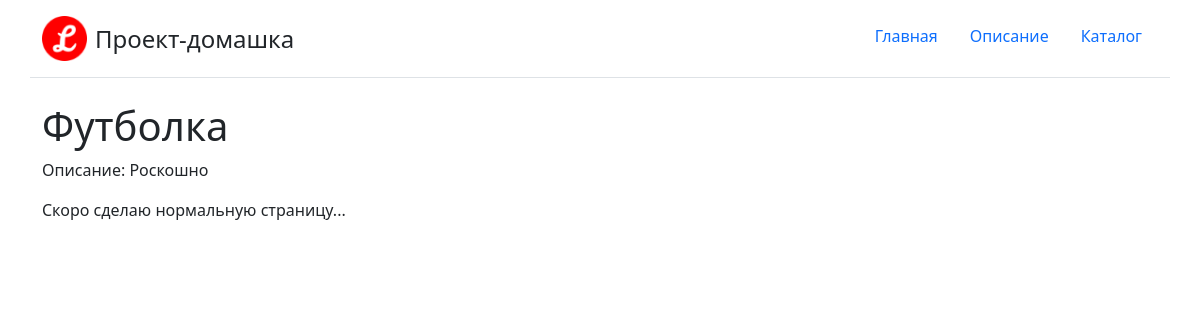
The page /catalog/2/ on the database as committed earlier.
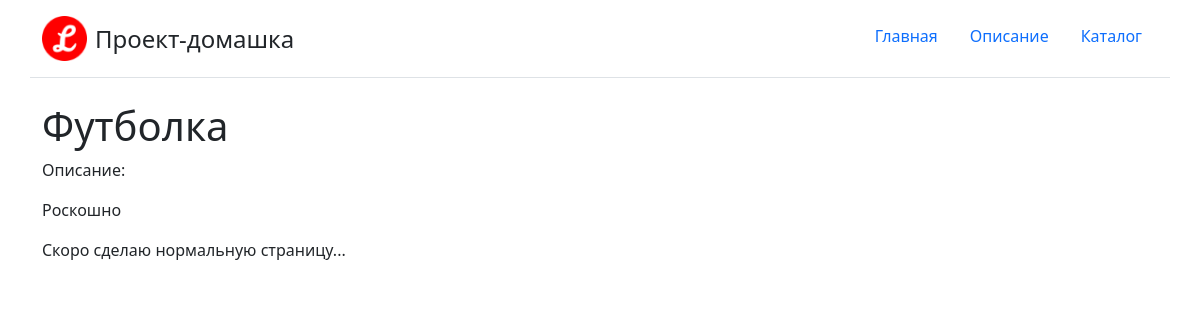
The same page on the database as committed later.
### catalog/models.py (models this page shows, shortened)
class Item(ProjectBaseModel):
    text = RichTextField(
        verbose_name='описание',
        validators=[AmazingTextValidator('превосходно', 'роскошно')],
        help_text='Должно создержать слова превосходно или роскошно'
        )
    category = models.ForeignKey(
        'Category', verbose_name='категория', on_delete=models.CASCADE
        )
    tags = models.ManyToManyField('Tag', verbose_name='тег')
    preview = models.ImageField(
        verbose_name='превью', upload_to='uploads/preview/%Y/%m'
        )
    class Meta:
        verbose_name = 'товар'
        verbose_name_plural = 'товары'
    ''' Метод, масштабирующий превью до размера 300x300 '''

### catalog/views.py (the view)
class ItemDetail(DetailView):
    template_name = "catalog/item_detail.html"
    model = Item
    pk_url_kwarg = "item_id"
    context_object_name = "item"
    extra_context = {
        'title_name': 'Детали предмета'
    }

### Core/templatetags/MenuManager.py (called while the page is built)
@register.inclusion_tag('header.html')
def get_main_menu(request):
    menu = []
    for elem in Menus.main_menu:
        elem.is_active = elem.url_name == request.resolver_match.view_name
        menu.append(elem)
    return {"menu": menu}

### templates/catalog/item_detail.html
{% extends 'base.html' %}
{% block content %}
<div class="container">
    <div>
        <h1>{{ item.name }}</h1>
        <p>Описание: {{ item.text|safe }}</p>
    </div>
    Скоро сделаю нормальную страницу...
</div>
{% endblock content %}

### templates/base.html (shortened to what this page needs)
{% load static %}
{% load MenuManager %}
<!DOCTYPE html>
<html lang="ru">
<head>
    <link rel="stylesheet" href="{% static 'core/css/bootstrap.min.css' %}">
    <link rel="stylesheet" href="{% static 'core/css/base.css' %}">
</head>
<body>
<header>
{% get_main_menu request %}
</header>
<main>
    {% block content %}{% endblock content %}
</main>
</body>
</html>

### templates/header.html
{% load static %}
<div class="container d-flex flex-wrap justify-content-center py-3 mb-4 border-bottom">
    <a href="{% url 'homepage:home' %}" class="d-flex align-items-center mb-3 mb-md-0 me-md-auto text-dark text-decoration-none">
    <img class="bi me-2" width="45" height="45" src="{% static 'core/img/logo.png' %}"></img>
    <span class="fs-4">Проект-домашка</span>
    </a>
    <ul class="nav nav-pills">
        {% for elem in menu %}
        {% if elem.is_active %}
        <li class="nav-item"><a href="{% url elem.url_name %}" class="nav-link active">{{ elem.title }}</a></li>
        {% else %}
        <li class="nav-item"><a href="{% url elem.url_name %}" class="nav-link">{{ elem.title }}</a></li>
        {% endif %}
        {% endfor %}
    </ul>
</div>

### static_dev/core/css/base.css (style rules this page uses)
.bi { vertical-align: -.125em; fill: currentColor; }

Rows that differ between the two databases and show on the page:
changed Item "Футболка": text "Роскошно" → "<p>Роскошно</p>" (drawn)
